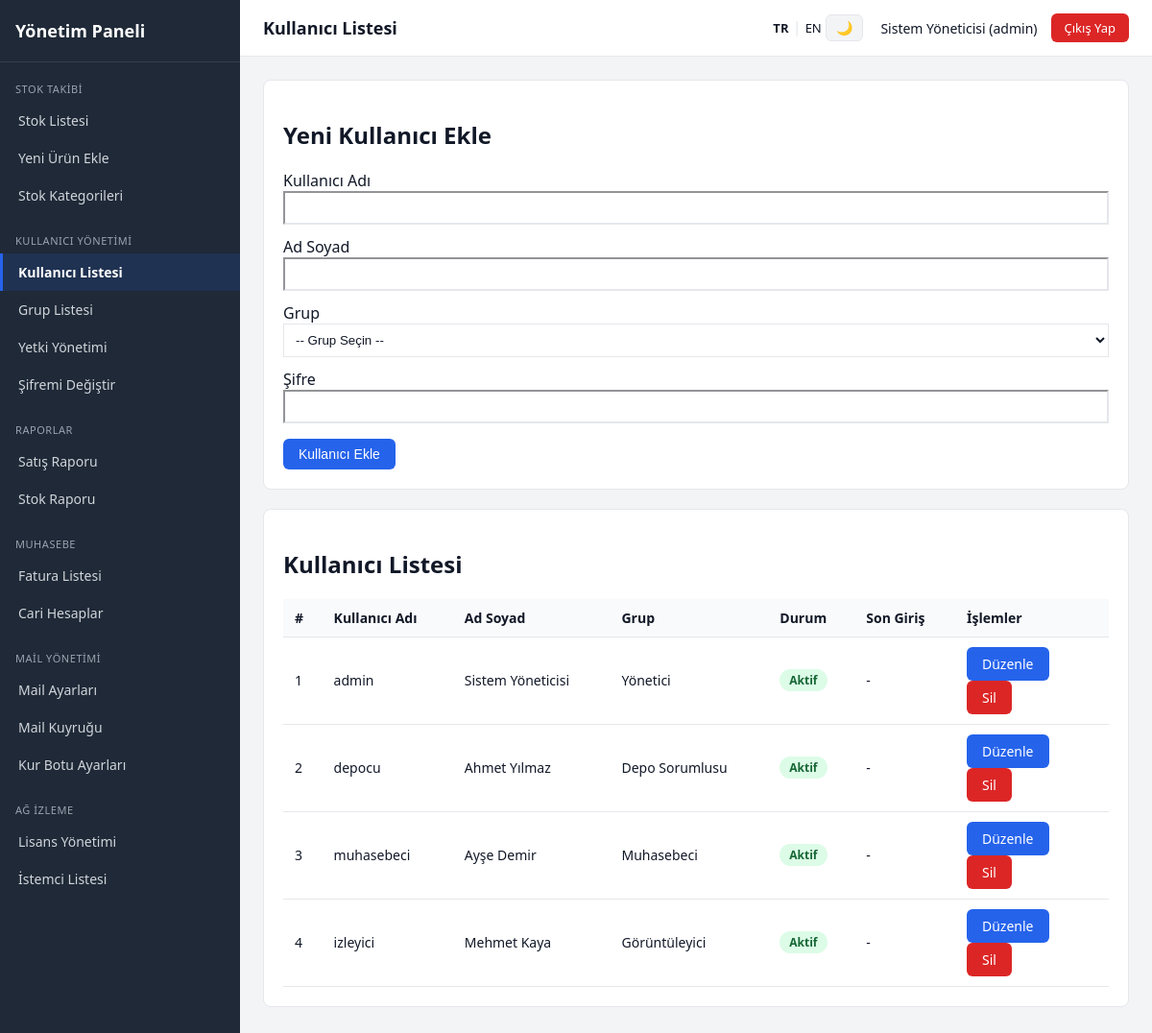
Screenshot of /index.php?page=kullanici_listesi (signed in) with the database file from the repository.
### tables this page shows
CREATE TABLE menus (
    id INT AUTO_INCREMENT PRIMARY KEY,
    module_id INT NOT NULL,
    parent_id INT DEFAULT NULL,
    page_id INT DEFAULT NULL,
    menu_title VARCHAR(150) NOT NULL,
    icon VARCHAR(50) DEFAULT NULL,
    sort_order INT DEFAULT 0,
    is_active TINYINT(1) DEFAULT 1,
    FOREIGN KEY (module_id) REFERENCES modules(id) ON DELETE CASCADE,
    FOREIGN KEY (page_id) REFERENCES pages(id) ON DELETE SET NULL,
    FOREIGN KEY (parent_id) REFERENCES menus(id) ON DELETE CASCADE
);

CREATE TABLE pages (
    id INT AUTO_INCREMENT PRIMARY KEY,
    module_id INT NOT NULL,
    page_key VARCHAR(100) NOT NULL UNIQUE,
    page_title VARCHAR(150) NOT NULL,
    file_path VARCHAR(255) NOT NULL,
    sort_order INT DEFAULT 0,
    is_active TINYINT(1) DEFAULT 1,
    created_at DATETIME DEFAULT CURRENT_TIMESTAMP,
    FOREIGN KEY (module_id) REFERENCES modules(id) ON DELETE CASCADE
);

CREATE TABLE users (
    id INT AUTO_INCREMENT PRIMARY KEY,
    group_id INT NOT NULL,
    username VARCHAR(50) NOT NULL UNIQUE,
    password_hash VARCHAR(255) NOT NULL,
    full_name VARCHAR(150) DEFAULT NULL,
    is_active TINYINT(1) DEFAULT 1,
    last_login DATETIME DEFAULT NULL,
    created_at DATETIME DEFAULT CURRENT_TIMESTAMP,
    FOREIGN KEY (group_id) REFERENCES groups_table(id) ON DELETE RESTRICT
);

CREATE TABLE groups_table (
    id INT AUTO_INCREMENT PRIMARY KEY,
    group_name VARCHAR(100) NOT NULL UNIQUE,
    description VARCHAR(255) DEFAULT NULL,
    is_active TINYINT(1) DEFAULT 1,
    created_at DATETIME DEFAULT CURRENT_TIMESTAMP
);

### includes/lang.php (called while the page is built, shortened)
<?php
function currentLang(): string
{
    $lang = $_COOKIE['panel_lang'] ?? 'tr';
    return in_array($lang, ['tr', 'en'], true) ? $lang : 'tr';
}
function currentTheme(): string
{
    $theme = $_COOKIE['panel_theme'] ?? 'light';
    return in_array($theme, ['light', 'dark'], true) ? $theme : 'light';
}
function t(string $key): string
{
    $lang = currentLang();
    return $GLOBALS['__PANEL_STRINGS'][$lang][$key] ?? $key;
}

### includes/functions.php (called while the page is built, shortened)
<?php
function getPageByKey(PDO $pdo, string $pageKey): ?array
{
    $stmt = $pdo->prepare(
        "SELECT p.*, m.module_name, m.module_key
         FROM pages p
         INNER JOIN modules m ON m.id = p.module_id
         WHERE p.page_key = :page_key AND p.is_active = 1
         LIMIT 1"
    );
    $stmt->execute(['page_key' => $pageKey]);
    $page = $stmt->fetch();
    return $page ?: null;
}
function groupHasPermission(PDO $pdo, int $groupId, int $pageId, string $action): bool
{
    $column = match ($action) {
        'view'   => 'can_view',
        'add'    => 'can_add',
        'update' => 'can_update',
        'delete' => 'can_delete',
        default  => null,
    };
    $stmt = $pdo->prepare(
        "SELECT {$column} FROM group_page_permissions
         WHERE group_id = :group_id AND page_id = :page_id
         LIMIT 1"
    );
    $stmt->execute(['group_id' => $groupId, 'page_id' => $pageId]);
    $row = $stmt->fetch();
    return $row && (int)$row[$column] === 1;
}
function getMenuForGroup(PDO $pdo, int $groupId): array
{
    $sql = "
        SELECT
            mo.id            AS module_id,
            mo.module_name,
            mo.module_key,
            mo.icon          AS module_icon,
            mo.sort_order    AS module_sort,
            me.id            AS menu_id,
            me.menu_title,
            me.icon          AS menu_icon,
            me.sort_order    AS menu_sort,
            pg.page_key,
            pg.page_title
        FROM group_page_permissions gpp
        INNER JOIN pages pg   ON pg.id = gpp.page_id
        INNER JOIN modules mo ON mo.id = pg.module_id
        INNER JOIN menus me   ON me.page_id = pg.id
        WHERE gpp.group_id = :group_id
          AND gpp.can_view = 1
          AND pg.is_active = 1
          AND mo.is_active = 1
          AND me.is_active = 1
        ORDER BY mo.sort_order ASC, me.sort_order ASC
    ";
    $stmt = $pdo->prepare($sql);
    $stmt->execute(['group_id' => $groupId]);
    $rows = $stmt->fetchAll();
    $menu = [];
    foreach ($rows as $row) {
        $modKey = $row['module_key'];
        if (!isset($menu[$modKey])) {
            $menu[$modKey] = [
                'module_id'   => $row['module_id'],
                'module_name' => $row['module_name'],
                'module_icon' => $row['module_icon'],
                'items'       => [],
            ];
        }
        $menu[$modKey]['items'][] = [
            'menu_title' => $row['menu_title'],
            'menu_icon'  => $row['menu_icon'],
            'page_key'   => $row['page_key'],
        ];
    }
    return $menu;
}
function e(string $value): string
{
    return htmlspecialchars($value, ENT_QUOTES, 'UTF-8');
}

### includes/auth.php (called while the page is built, shortened)
<?php
function currentGroupId(): int
{
    return (int)($_SESSION['group_id'] ?? 0);
}
function currentUsername(): string
{
    return $_SESSION['username'] ?? '';
}
function currentFullName(): string
{
    return $_SESSION['full_name'] ?? '';
}
function requirePermission(PDO $pdo, int $pageId, string $action = 'view'): void
{
    $groupId = currentGroupId();
    if (!groupHasPermission($pdo, $groupId, $pageId, $action)) {
        http_response_code(403);
        include __DIR__ . '/../403.php';
        exit;
    }
}

### modules/kullanici_yonetimi/liste.php (the view, shortened to what this page needs)
<?php
$allGroups = $pdo->query("SELECT id, group_name FROM groups_table WHERE is_active = 1 ORDER BY group_name")->fetchAll();
$editingUser = null;
$users = $pdo->query(
    "SELECT u.*, g.group_name
     FROM users u
     INNER JOIN groups_table g ON g.id = u.group_id
     ORDER BY u.id ASC"
)->fetchAll();
?>
<?php if ($editingUser): ?>
    <div class="card">
        <h2>Kullanıcıyı Düzenle: <?= e($editingUser['username']) ?></h2>
        <form method="post" action="index.php?page=kullanici_listesi">
            <input type="hidden" name="update_id" value="<?= (int)$editingUser['id'] ?>">
            <label>Kullanıcı Adı</label>
            <input type="text" value="<?= e($editingUser['username']) ?>" disabled
                   style="width:100%;padding:8px;margin-bottom:12px;background:#f3f4f6;">
            <p style="font-size:12px;color:#6b7280;margin-top:-8px;margin-bottom:12px;">Kullanıcı adı değiştirilemez.</p>
            <label>Ad Soyad</label>
            <input type="text" name="full_name" value="<?= e($editingUser['full_name'] ?? '') ?>"
                   style="width:100%;padding:8px;margin-bottom:12px;">
            <label>Grup</label>
            <select name="group_id" style="width:100%;padding:8px;margin-bottom:12px;" required>
                <?php foreach ($allGroups as $g): ?>
                    <option value="<?= (int)$g['id'] ?>" <?= (int)$g['id'] === (int)$editingUser['group_id'] ? 'selected' : '' ?>>
                        <?= e($g['group_name']) ?>
                    </option>
                <?php endforeach; ?>
            </select>
            <label>Yeni Şifre (boş bırakılırsa değişmez)</label>
            <input type="password" name="password" style="width:100%;padding:8px;margin-bottom:12px;">
            <label style="display:flex; align-items:center; gap:8px; margin-bottom:16px;">
                <input type="checkbox" name="is_active" value="1" <?= $editingUser['is_active'] ? 'checked' : '' ?>>
                Aktif
            </label>
            <button type="submit" class="btn btn-success">Güncelle</button>
            <a href="index.php?page=kullanici_listesi" class="btn" style="background:#e5e7eb;">Vazgeç</a>
        </form>
    </div>
<?php else: ?>
    <?php if ($canAdd): ?>
    <div class="card">
        <h2>Yeni Kullanıcı Ekle</h2>
        <form method="post" action="index.php?page=kullanici_listesi">
            <label>Kullanıcı Adı</label>
            <input type="text" name="username" style="width:100%;padding:8px;margin-bottom:12px;" required>
            <label>Ad Soyad</label>
            <input type="text" name="full_name" style="width:100%;padding:8px;margin-bottom:12px;">
            <label>Grup</label>
            <select name="group_id" style="width:100%;padding:8px;margin-bottom:12px;" required>
                <option value="">-- Grup Seçin --</option>
            </select>
            <label>Şifre</label>
            <input type="password" name="password" style="width:100%;padding:8px;margin-bottom:16px;" required>
            <button type="submit" class="btn btn-primary">Kullanıcı Ekle</button>
        </form>
    </div>
    <?php endif; ?>
    <div class="card">
        <h2>Kullanıcı Listesi</h2>
        <table class="data-table">
            <thead>
            <tr>
                <th>#</th>
                <th>Kullanıcı Adı</th>
                <th>Ad Soyad</th>
                <th>Grup</th>
                <th>Durum</th>
                <th>Son Giriş</th>
                <?php if ($canUpdate || $canDelete): ?><th style="width:160px;">İşlemler</th><?php endif; ?>
            </tr>
            </thead>
            <tbody>
            <?php foreach ($users as $u): ?>
                <tr>
                    <td><?= (int)$u['id'] ?></td>
                    <td><?= e($u['username']) ?></td>
                    <td><?= e($u['full_name'] ?? '-') ?></td>
                    <td><?= e($u['group_name']) ?></td>
                    <td>
                        <?php if ($u['is_active']): ?>
                            <span class="badge badge-yes">Aktif</span>
                        <?php else: ?>
                            <span class="badge badge-no">Pasif</span>
                        <?php endif; ?>
                    </td>
                    <td><?= $u['last_login'] ? e($u['last_login']) : '-' ?></td>
                    <?php if ($canUpdate || $canDelete): ?>
                        <td>
                            <?php if ($canUpdate): ?>
                                <a href="index.php?page=kullanici_listesi&edit=<?= (int)$u['id'] ?>" class="btn btn-primary">Düzenle</a>
                            <?php endif; ?>
                            <?php if ($canDelete): ?>
                                <a href="index.php?page=kullanici_listesi&delete=<?= (int)$u['id'] ?>"
                                   class="btn btn-danger"
                                   onclick="return confirm('Bu kullanıcıyı silmek istediğinize emin misiniz?');">Sil</a>
                            <?php endif; ?>
                        </td>
                    <?php endif; ?>
                </tr>
            <?php endforeach; ?>
            </tbody>
        </table>
    </div>
<?php endif; ?>

### includes/header.php (shortened to what this page needs)
<!DOCTYPE html>
<html lang="<?= e(currentLang()) ?>" data-theme="<?= e(currentTheme()) ?>">
<head>
    <link rel="stylesheet" href="assets/css/style.css">
</head>
<body>
<div class="app-shell">
    <aside class="sidebar">
        <div class="sidebar-brand"><?= e(t('brand_title')) ?></div>
        <nav class="sidebar-menu">
            <?php foreach ($menuData as $moduleKey => $module): ?>
                <div class="menu-module">
                    <div class="menu-module-title"><?= e($module['module_name']) ?></div>
                    <ul>
                        <?php foreach ($module['items'] as $item): ?>
                            <li>
                                <a href="index.php?page=<?= urlencode($item['page_key']) ?>"
                                   class="<?= ($currentPageKey ?? '') === $item['page_key'] ? 'active' : '' ?>">
                                    <?= e($item['menu_title']) ?>
                                </a>
                            </li>
                        <?php endforeach; ?>
                    </ul>
                </div>
            <?php endforeach; ?>
        </nav>
    </aside>
    <div class="main-area">
        <header class="topbar">
            <div class="topbar-title"><?= e($pageTitle ?? '') ?></div>
            <div style="display:flex; align-items:center; gap:18px;">
                <div class="topbar-controls">
                    <a href="javascript:void(0)" onclick="panelSwitchLang('tr')"
                       style="font-weight:<?= currentLang() === 'tr' ? '700' : '400' ?>;">TR</a>
                    <span style="color:var(--border-color);">|</span>
                    <a href="javascript:void(0)" onclick="panelSwitchLang('en')"
                       style="font-weight:<?= currentLang() === 'en' ? '700' : '400' ?>;">EN</a>
                    <button type="button" class="btn btn-theme" onclick="panelToggleTheme()"
                            title="<?= currentTheme() === 'light' ? e(t('theme_dark_tooltip')) : e(t('theme_light_tooltip')) ?>">
                        <?= currentTheme() === 'light' ? '🌙' : '☀️' ?>
                    </button>
                </div>
                <div class="topbar-user">
                    <span><?= e(currentFullName()) ?> (<?= e(currentUsername()) ?>)</span>
                    <a href="logout.php" class="btn-logout"><?= e(t('logout')) ?></a>
                </div>
            </div>
        </header>
        <main class="content-area">

### assets/css/style.css (style rules this page uses)
:root { --sidebar-bg: #1f2937; --sidebar-text: #d1d5db; --sidebar-active: #2563eb; --topbar-bg: #ffffff; --content-bg: #f3f4f6; --border-color: #e5e7eb; --text-dark: #111827; --accent: #2563eb; --danger: #dc2626; --success: #16a34a; --card-bg: #ffffff; --table-header-bg: #f9fafb; --input-bg: #ffffff; }
* { box-sizing: border-box; }
body { margin: 0; font-family: 'Segoe UI', Arial, sans-serif; background: var(--content-bg); color: var(--text-dark); }
.app-shell { display: flex; min-height: 100vh; }
.sidebar { width: 250px; background: var(--sidebar-bg); color: var(--sidebar-text); flex-shrink: 0; padding: 0 0 20px 0; }
.sidebar-brand { padding: 20px 16px; font-size: 18px; font-weight: 600; color: #fff; border-bottom: 1px solid rgba(255,255,255,0.1); }
.menu-module { margin-top: 14px; }
.menu-module-title { font-size: 11px; text-transform: uppercase; letter-spacing: 0.05em; color: #9ca3af; padding: 6px 16px; }
.sidebar-menu ul { list-style: none; margin: 0; padding: 0; }
.sidebar-menu a { display: block; padding: 10px 16px; color: var(--sidebar-text); text-decoration: none; font-size: 14px; border-left: 3px solid transparent; }
.sidebar-menu a.active { background: rgba(37,99,235,0.15); border-left-color: var(--sidebar-active); color: #fff; font-weight: 600; }
.main-area { flex: 1; display: flex; flex-direction: column; min-width: 0; }
.topbar { background: var(--topbar-bg); border-bottom: 1px solid var(--border-color); padding: 14px 24px; display: flex; align-items: center; justify-content: space-between; }
.topbar-title { font-size: 18px; font-weight: 600; }
.topbar-user { display: flex; align-items: center; gap: 14px; font-size: 14px; }
.btn-logout { background: var(--danger); color: #fff; padding: 6px 14px; border-radius: 6px; text-decoration: none; font-size: 13px; }
.content-area { padding: 24px; flex: 1; }
.card { background: var(--card-bg); border: 1px solid var(--border-color); border-radius: 8px; padding: 20px; margin-bottom: 20px; }
table.data-table { width: 100%; border-collapse: collapse; font-size: 14px; }
table.data-table th, table.data-table td { text-align: left; padding: 10px 12px; border-bottom: 1px solid var(--border-color); }
table.data-table th { background: var(--table-header-bg); font-weight: 600; color: var(--text-dark); }
table.data-table td { color: var(--text-dark); }
.btn { display: inline-block; padding: 8px 16px; border-radius: 6px; text-decoration: none; font-size: 14px; border: none; cursor: pointer; }
.btn-primary { background: var(--accent); color: #fff; }
.btn-danger { background: var(--danger); color: #fff; }
.badge { display: inline-block; padding: 3px 10px; border-radius: 999px; font-size: 12px; font-weight: 600; }
.badge-yes { background: #dcfce7; color: #166534; }
.content-area input, .content-area select, .content-area textarea { background: var(--input-bg); color: var(--text-dark); border-color: var(--border-color); }
.topbar-controls a { text-decoration: none; color: var(--text-dark); font-size: 13px; }
.topbar-controls .btn-theme { background: var(--content-bg); border: 1px solid var(--border-color); padding: 5px 10px; font-size: 14px; }

### rows the page displays
menus: menu_title "Stok Listesi"
menus: menu_title "Yeni Ürün Ekle"
menus: menu_title "Stok Kategorileri"
menus: menu_title "Kullanıcı Listesi"
menus: menu_title "Grup Listesi"
menus: menu_title "Yetki Yönetimi"
menus: menu_title "Şifremi Değiştir"
menus: menu_title "Satış Raporu"
menus: menu_title "Stok Raporu"
menus: menu_title "Fatura Listesi"
menus: menu_title "Cari Hesaplar"
menus: menu_title "Mail Ayarları"
menus: menu_title "Mail Kuyruğu"
menus: menu_title "Kur Botu Ayarları"
menus: menu_title "Lisans Yönetimi"
menus: menu_title "İstemci Listesi"
pages: page_title "Kullanıcı Listesi"
users: id "1", username "admin", full_name "Sistem Yöneticisi", group.group_name "Yönetici", is_active "Aktif"
users: id "2", username "depocu", full_name "Ahmet Yılmaz", group.group_name "Depo Sorumlusu", is_active "Aktif"
users: id "3", username "muhasebeci", full_name "Ayşe Demir", group.group_name "Muhasebeci", is_active "Aktif"
users: id "4", username "izleyici", full_name "Mehmet Kaya", group.group_name "Görüntüleyici", is_active "Aktif"

### other values shown
t('brand_title') "Yönetim Paneli"
$module['module_name'] "STOK TAKIBI"
$module['module_name'] "KULLANICI YÖNETIMI"
$module['module_name'] "RAPORLAR"
$module['module_name'] "MUHASEBE"
$module['module_name'] "MAIL YÖNETIMI"
$module['module_name'] "AĞ İZLEME"
currentFullName() "Sistem Yöneticisi"
currentUsername() "admin"
t('logout') "Çıkış Yap"
